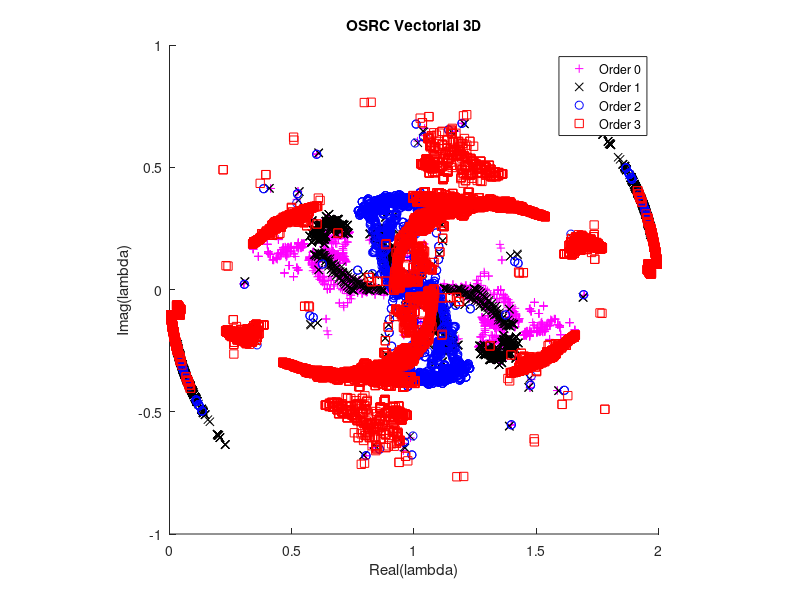

MATLAB code to generate this figure:
clear all;
close all;

l0 = dlmread('l0.csv');
l1 = dlmread('l1.csv');
l2 = dlmread('l2.csv');
l3 = dlmread('l3.csv');

figure;
hold on;
plot(real(l0), imag(l0), 'm+');
plot(real(l1), imag(l1), 'kx');
plot(real(l2), imag(l2), 'bo');
plot(real(l3), imag(l3), 'rs');
hold off;

title('OSRC Vectorial 3D');
xlabel('Real(lambda)');
ylabel('Imag(lambda)');
legend({'Order 0', 'Order 1', 'Order 2', 'Order 3'});

axis square;
print('vect3d.png');
